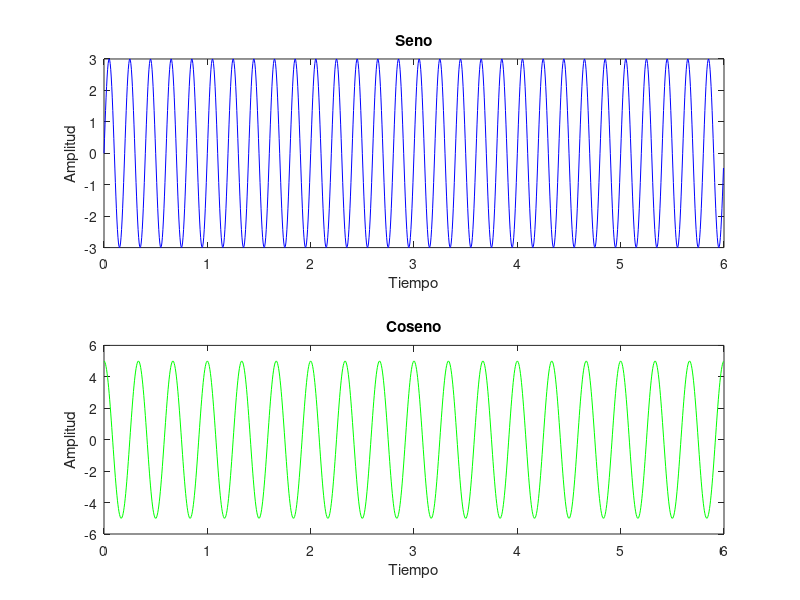
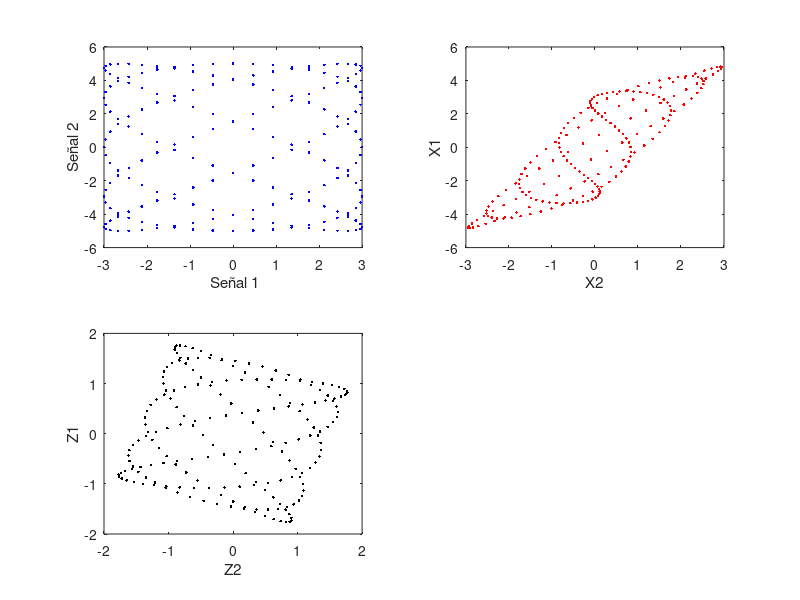

MATLAB code for these plots, in order: (Note: this script raises an error after producing the figures.)
clc; clear all; close all;
fs = 200; %frecuencia de muestreo
T = 6; %Tiempo de muestreo
t = 0:1/fs:T-1/fs; %duracion
figure;
% Señal 1 - Seno
ss = 3 * sin( 2* pi * 5 * t);
subplot(2 , 1 , 1);
plot( t , ss , 'b');
title (' Seno ' );
ylabel ( 'Amplitud') ; xlabel (' Tiempo ' ) ;
% Señal 2 - Coseno
sc = 5 * cos( 2* pi * 3 * t);
subplot(2 , 1 , 2);
plot( t , sc , 'g' );
title (' Coseno ' );
ylabel ( 'Amplitud') ; xlabel (' Tiempo ' ) ;

figure;
%Distribuicion de las señales
subplot(2 , 2 , 1);

%S representa la matriz con las señales observadas
%A contiene los coeficientes de mezcla
%X simboliza las señales mezcla
plot( ss , sc , '.b' );
ylabel ( 'Señal 2') ; xlabel (' Señal 1' ) ;
S = [ss ; sc ];
A = [ .5 -.3 ; .3 -.8 ] ;
X = A * S ;

%Obtención de las señales individuales de la matriz X
X1 = X ( 1, : );
X2 = X ( 2, : );

subplot(2 , 2 , 2);
plot( X1 , X2 , '.r' ); %Gráfico de la distribución de las señales mezcla
ylabel ( ' X1 ') ; xlabel (' X2 ' ) ;

%Proceso de obtención de la matriz W.
%W representa la matriz de blanqueamiento
%Z contiene las señales blanqueadas
Rx = cov(X');
[V, D ] = eig(Rx) ;
W = D ^(-0.5) * V';
Z = W * X ;

%Obtención de las señales individuales de la matriz Z
Z1 = Z ( 1, : );
Z2 = Z ( 2, : );
subplot(2 , 2 , 3);
plot( Z1 , Z2 , '.k' ); %Gráfico de la distribución de las señales blanqueadas
ylabel ( ' Z1 ') ; xlabel (' Z2 ' ) ;

%Por medio de la función fastica se obtiene la matriz AA, matriz de mezcla estimada
%Proceso de obtención de la matriz Y, donde Y contiene las señales estimadas
[AA , B ] = fastica( X );
Y = inv(AA) * X;
Y1 = Y ( 1, : ); %Obtención de las señales individuales de la matriz Y
Y2 = Y ( 2, : );
subplot(2 , 2 , 4);
plot( Y1 , Y2 , '.k' ); %Gráfico de la distribución de las señales estimadas

%SEPARACIÓN
figure;
Y1 = Y ( 1, : ); %Obtención de señales individuales de la matriz Y
Y2 = Y ( 2, : );

% Señal Estimada 1
subplot(2 , 1 , 1);
plot( t , Y1 , 'b');
title (' Senal Estimada 1 ' );
ylabel ( 'Amplitud') ;
xlabel (' Tiempo ' ) ;
% Señal Estimada 2
subplot(2 , 1 , 2);
plot( t , Y2 , 'g' ); %Se grafica individualmente cada señal estimada obtenida
title (' Señal Estimada 2 ' );
ylabel ( 'Amplitud') ;
xlabel (' Tiempo ' ) ;

%COMPARACIÓN DE ALGORITMOS
clc; clear all; close all;
fs = 200; %frecuencia de muestreo
T = 6; %Tiempo de muestreo
t = 0:1/fs:T-1/fs; %duracion
figure;
s1 = 3 * sin( 2* pi * 3 * t);
subplot(6 , 1 , 1);
plot( t , s1 , 'b');
title (' Seno ' );
ylabel ( 'Amplitud') ; xlabel (' Tiempo ' ) ;
s2 = 2 * sawtooth( 2* pi * 15 * t);
subplot(6 , 1 , 2);
plot( t , s2 , 'r');
title (' Triangular ' );
ylabel ( 'Amplitud') ; xlabel (' Tiempo ' ) ;
s3 = 2.5 * cos( 2* pi * 12 * t);
subplot(6 , 1 , 3);
plot( t , s3 , 'g' );
title (' Coseno ' );
ylabel ( 'Amplitud') ; xlabel (' Tiempo ' ) ;
s4 = 5 * square( 2* pi * 11 * t);
subplot(6 , 1 , 4);
plot( t , s4 , 'k' );
title (' Cuadrangular ' );
ylabel ( 'Amplitud') ; xlabel (' Tiempo ' ) ;
s5 = 4 * sawtooth( 2* pi * 7 * t);
subplot(6 , 1 , 5);
plot( t , s5 , 'r' );
title (' Triangular ' );
ylabel ( 'Amplitud') ; xlabel (' Tiempo ' ) ;
s6 = 3 * cos( 2* pi * 1 * t);
subplot(6 , 1 , 6);
plot( t , s6 , 'g');
title (' Coseno ' );
ylabel ( 'Amplitud') ; xlabel (' Tiempo ' ) ;
S = [s1 ; s2 ; s3 ; s4 ; s5 ; s6];
A = [ .5 -.3 .4 -.5 .1 -.9; .3 -.8 .8 -.9 .7 -.2;
.8 .7 -.4 .3 -.9 -.6; -.6 .5 .9 .9 .5 .8;
.9 .4 -.7 .7 .8 .7; .9 .4 -.3 -.2 -.8 -.9] ;
X = A * S ;


%ALGORITMO FASTICA
figure;
[ U , B ] = fastica( X );
YF = inv(U) * X;
YF1 = YF ( 1, : );
YF2 = YF ( 2, : );
YF3 = YF ( 3, : );
YF4 = YF ( 4, : );
YF5 = YF ( 5, : );
YF6 = YF ( 6, : );
subplot(6 , 1 , 1); plot( t , YF1 , 'b');
title (' Señales Recuperadas con Algoritmo FastICA. Señal Recuperada 1 ' );
ylabel ( 'Amplitud') ; xlabel (' Señal 1 ' ) ;
subplot(6 , 1 , 2); plot( t , YF2 , 'r');
title (' Señal Recuperada 2 ' );
ylabel ( 'Amplitud') ; xlabel (' Tiempo ' ) ;
subplot(6 , 1 , 3); plot( t , YF3 , 'g' );
title (' Señal Recuperada 3 ' );
ylabel ( 'Amplitud') ; xlabel (' Tiempo ' ) ;
subplot(6 , 1 , 4); plot( t , YF4 , 'k' );
title (' Señal Recuperada 4 ' );
ylabel ( 'Amplitud') ; xlabel (' Tiempo ' ) ;
subplot(6 , 1 , 5); plot( t , YF5 , 'b' );
title (' Señal Recuperada 5 ' );
ylabel ( 'Amplitud') ; xlabel (' Tiempo ' ) ;
subplot(6 , 1 , 6); plot( t , YF6 , 'r');
title (' Señal Recuperada 6 ' );
ylabel ( 'Amplitud') ; xlabel (' Tiempo ' ) ;

%ALGORITMO ACSOBIRO
figure;
H = acsobiro (X , 6 , 100);
YA = inv(H) * X ;
YA1 = YA ( 1, : );
YA2 = YA ( 2, : );
YA3 = YA ( 3, : );
YA4 = YA ( 4, : );
YA5 = YA ( 5, : );
YA6 = YA ( 6, : );
subplot(6 , 1 , 1); plot( t , YA1 , 'b');
title (' Señales Recuperadas con Algoritmo Acsobiro. Señal Recuperada 1 ' );
ylabel ( 'Amplitud') ; xlabel (' Señal 1 ' ) ;
subplot(6 , 1 , 2); plot( t , YA2 , 'r');
title (' Señal Recuperada 2 ' );
ylabel ( 'Amplitud') ; xlabel (' Tiempo ' ) ;
subplot(6 , 1 , 3); plot( t , YA3 , 'g' );
title (' Señal Recuperada 3 ' );
ylabel ( 'Amplitud') ; xlabel (' Tiempo ' ) ;
subplot(6 , 1 , 4); plot( t , YA4 , 'k' );
title (' Señal Recuperada 4 ' );
ylabel ( 'Amplitud') ; xlabel (' Tiempo ' ) ;
subplot(6 , 1 , 5); plot( t , YA5 , 'b' );
title (' Señal Recuperada 5 ' );
ylabel ( 'Amplitud') ; xlabel (' Tiempo ' ) ;
subplot(6 , 1 , 6); plot( t , YA6 , 'r');
title (' Señal Recuperada 6 ' );
ylabel ( 'Amplitud') ; xlabel (' Tiempo ' ) ;

%ALCORITMO COMBI
figure;
B = combi (X , 6 , 100);
YC= B * X ;
YC1 = YC ( 1, : );
YC2 = YC ( 2, : );
YC3 = YC ( 3, : );
YC4 = YC ( 4, : );
YC5 = YC ( 5, : );
YC6 = YC ( 6, : );
subplot(6 , 1 , 1); plot( t , YC1 , 'b');
title (' Señales Recuperadas con Algoritmo Combi. Señal Recuperada 1 ' );
ylabel ( 'Amplitud') ; xlabel (' Señal 1 ' ) ;
subplot(6 , 1 , 2); plot( t , YC2 , 'r');
title (' Señal Recuperada 2 ' );
ylabel ( 'Amplitud') ; xlabel (' Tiempo ' ) ;
subplot(6 , 1 , 3); plot( t , YC3 , 'g' );
title (' Señal Recuperada 3 ' );
ylabel ( 'Amplitud') ; xlabel (' Tiempo ' ) ;
subplot(6 , 1 , 4); plot( t , YC4 , 'k' );
title (' Señal Recuperada 4 ' );
ylabel ( 'Amplitud') ; xlabel (' Tiempo ' ) ;
subplot(6 , 1 , 5); plot( t , YC5 , 'b' );
title (' Señal Recuperada 5 ' );
ylabel ( 'Amplitud') ; xlabel (' Tiempo ' ) ;
subplot(6 , 1 , 6); plot( t , YC6 , 'r');
title (' Señal Recuperada 6 ' );
ylabel ( 'Amplitud') ; xlabel (' Tiempo ' ) ;
